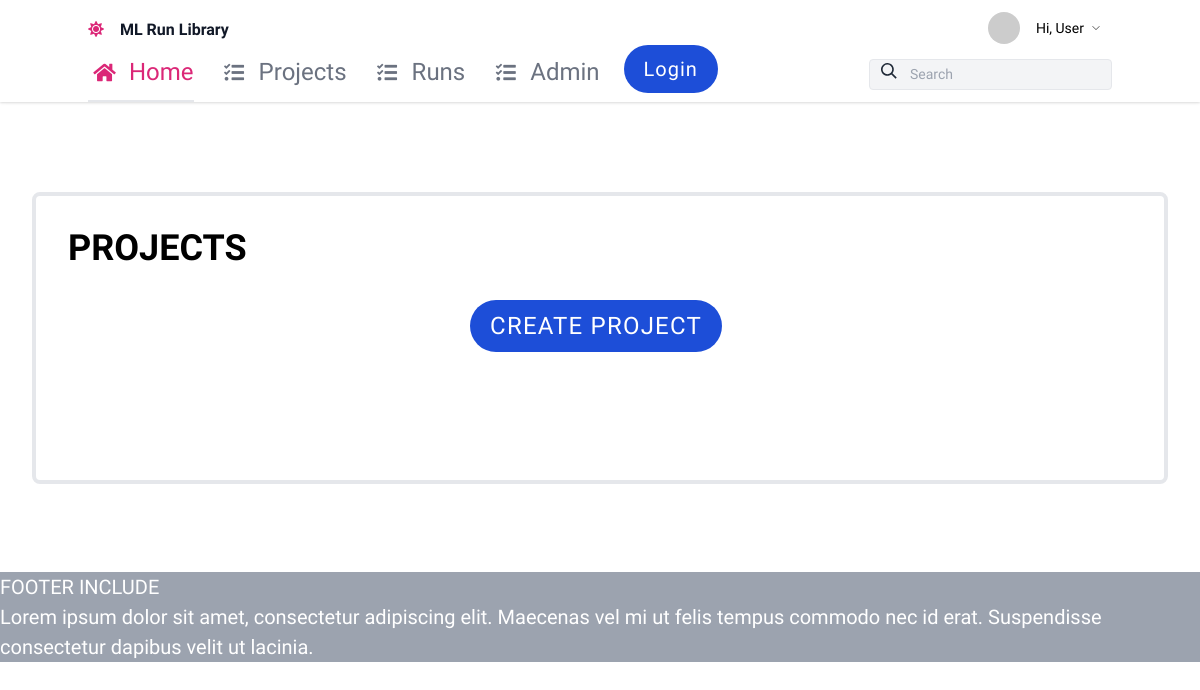
The app's page /projects/, older data.
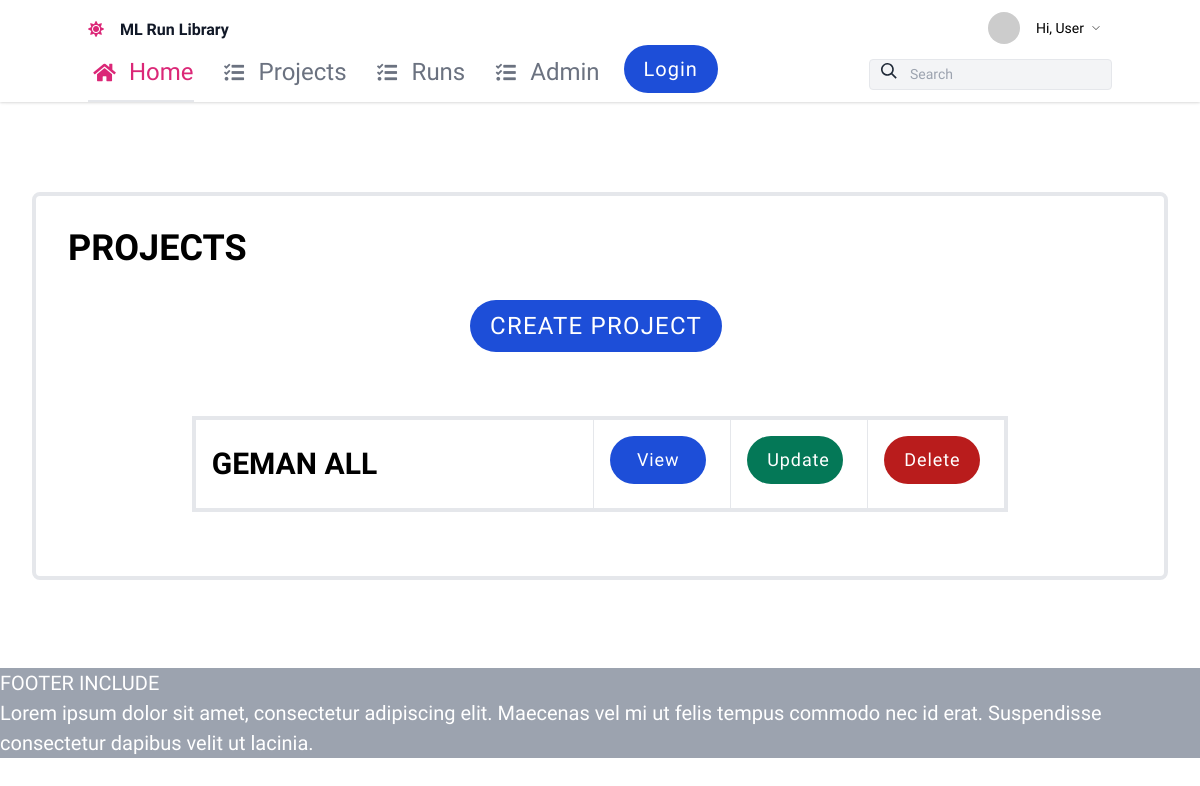
The same page, newer data.
### projects/models.py (models this page shows, shortened)
class Project(models.Model):
    id = models.UUIDField(default=uuid.uuid4, unique=True,
                          primary_key=True, editable=False)
    created = models.DateTimeField(auto_now_add=True)
    project_code = models.CharField(max_length=40, validators=[
        MinLengthValidator(6)], default="MISSING")
    team = models.ForeignKey(
        Team, null=True, blank=False,  on_delete=models.PROTECT, related_name='projects')
    title = models.CharField(max_length=200, validators=[
        MinLengthValidator(3)])
    description = models.TextField(null=True, validators=[
        MinLengthValidator(3)])
    featured_image = models.ImageField(
        null=True, blank=True, default="default.jpg", upload_to='images/projects/')
    status = models.ForeignKey(
        Status, null=True, blank=False,  on_delete=models.PROTECT, related_name='projects')

### projects/views_projects.py (the view)
# urls.py: path('projects/', include('projects.urls')),
def projects(request):
    projects = Project.objects.all()
    context = {'projects': projects}
    return render(request, 'projects/projects.html', context)

### projects/templates/projects/projects.html
{% extends 'base.html' %} {% block content %}
<main>
  <div class=" p-6 sm:px-6 lg:px-8">
    <div class="px-4 py-6 sm:px-0 flex justify-center">
      <div class="p-8 rounded-lg border-4 border-solid border-gray-200" style="width:1200px;">
        <div class="mb-8 font-bold text-4xl">
          <h1>PROJECTS</h1>
        </div>
        <div class="mb-2 flex justify-center">
          <a href="{% url 'projects:create-project' %}"><button type="button"
              class="tracking-wider text-white bg-blue-700 hover:bg-blue-800 focus:outline-none focus:ring-4 focus:ring-blue-300 font-medium rounded-full text-lg px-5 py-2.5 text-center text-2xl mr-2 mb-2 dark:bg-blue-600 dark:hover:bg-blue-700 dark:focus:ring-blue-800 w-30">CREATE
              PROJECT
            </button></a>
        </div>
        <div class="p-8 rounded-lg  flex justify-center">
          <table class="table-auto border-collapse ">
            <thead>
              <tr>
                <th class="px-4 py-2 "></th>
                <th class="px-4 py-2"></th>
                <th class="px-4 py-2"></th>
                <th class="px-4 py-2"></th>
              </tr>
            </thead>
            <tbody>
              {% for project in projects %}
              <tr class="align-middle border-4 border-slate-700">
                <td class="border px-4 py-2 font-bold text-3xl" style="width:400px">
                  {{project.title}}
                </td>
                <td class="border px-4 py-4 mt-2align-middle">
                  <a href="{% url 'projects:project' project.id %}" class=""><button type="button"
                      class="tracking-wider text-white bg-blue-700 hover:bg-blue-800 focus:outline-none focus:ring-4 focus:ring-blue-300 font-medium rounded-full text-lg px-5 py-2.5 text-center mr-2 mb-2 dark:bg-blue-600 dark:hover:bg-blue-700 dark:focus:ring-blue-800 w-24">View</button>
                  </a>
                </td>
                <td class="border px-4 py-4 align-middle">
                  <a href="{% url 'projects:update-project' project.id %}" class=""><button type="button"
                      class="tracking-wider text-white bg-green-700 hover:bg-green-800 focus:outline-none focus:ring-4 focus:ring-green-300 font-medium rounded-full text-lg px-5 py-2.5 text-center mr-2 mb-2 dark:bg-green-600 dark:hover:bg-green-700 dark:focus:ring-green-800 w-24">Update</button></a>
                </td>
                <td class="border px-4 py-2 align-middle">
                  <a href="{% url 'projects:project-delete-confirm' project.id %}" class="">
                    <button type="button"
                      class="tracking-wider text-white bg-red-700 hover:bg-red-800 focus:outline-none focus:ring-4 focus:ring-red-300 font-medium rounded-full text-lg px-5 py-2.5 text-center mr-2 mb-2 dark:bg-red-600 dark:hover:bg-red-700 dark:focus:ring-red-900 w-24">Delete</button></a>
                </td>
              </tr>
              {% endfor %}
            </tbody>
          </table>
</main>
{% endblock content %}

Row changes from the older to the newer data that the page shows:
added Project: title "GEMAN ALL"
